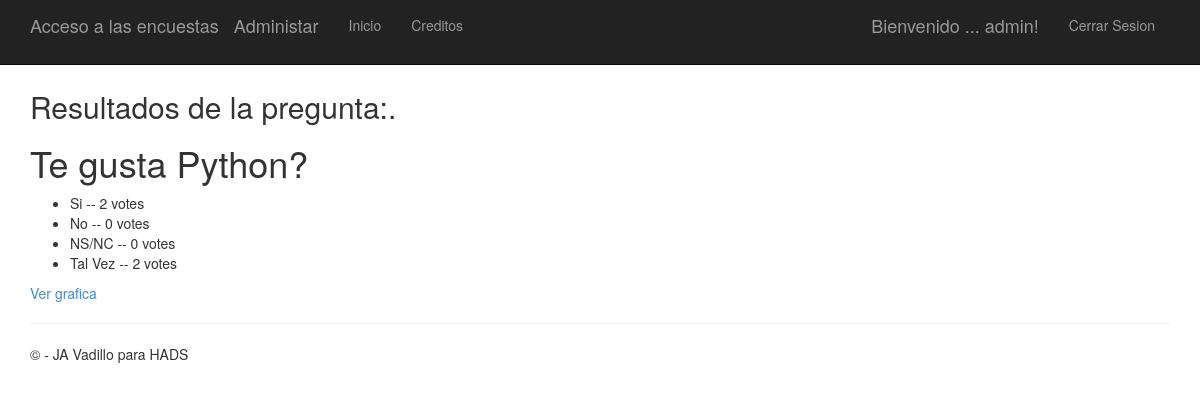
The app's page /2/2/results/ (signed in) with its own data.
### app/models.py (models this page shows)
class Question(models.Model):
    question_text = models.CharField(max_length=200)
    question_tema = models.CharField(max_length=200)
    pub_date = models.DateTimeField('date published')

class Choice(models.Model):
    question = models.ForeignKey(Question)
    choice_text = models.CharField(max_length=200)
    correct = models.BooleanField(default=False)
    votes = models.IntegerField(default=0)

### app/views.py (the view)
# urls.py: url(r'^(?P<question_id>\d+)/results/$', app.views.results, name='results'),
def results(request, question_id, choice_id):
    question = get_object_or_404(Question, pk=question_id)
    choice= get_object_or_404(Choice, pk=choice_id)
    return render(request, 'polls/results.html', {'title':'Resultados de la pregunta:','question': question , 'choice':choice})

### app/templates/polls/results.html (shortened to what this page needs)
﻿{% extends "app/layout.html" %}
{% block content %}
<h2>{{ title }}.</h2>
<h1>{{ question.question_text }}</h1>
{% if request.user.is_authenticated %}
    <ul>
    {% for c in question.choice_set.all %}
        <li>{{ c.choice_text }} -- {{ c.votes }} vote{{ c.votes|pluralize }}</li>
    {% endfor %}
    </ul>
<a href="{% url 'chart' question.id %}"> Ver grafica</a><br />
{% endif %}
{% endblock %}

### app/templates/app/loginpartial.html (shortened to what this page needs)
{% if user.is_authenticated %}
<form id="logoutForm" action="/logout" method="post" class="navbar-right">
    <ul class="nav navbar-nav navbar-right">
        <li><span class="navbar-brand">Bienvenido ... {{ user.username }}!</span></li>
        <li><a href="javascript:document.getElementById('logoutForm').submit()">Cerrar Sesion</a></li>
    </ul>
</form>
{% else %}
<ul class="nav navbar-nav navbar-right">
    <li><a href="{% url 'login' %}">Iniciar Sesion</a></li>
</ul>
{% endif %}

### app/static/app/content/site.css (style rules this page uses)
body { padding-top: 50px; padding-bottom: 20px; }

### records on screen
Question: question_text "Te gusta Python?"
Choice: choice_text "Si", votes "2"
Choice: choice_text "No", votes "0"
Choice: choice_text "NS/NC", votes "0"
Choice: choice_text "Tal Vez", votes "2"

### other values on screen
{{ user.username }} "admin"
{{ title }} "Resultados de la pregunta:"
